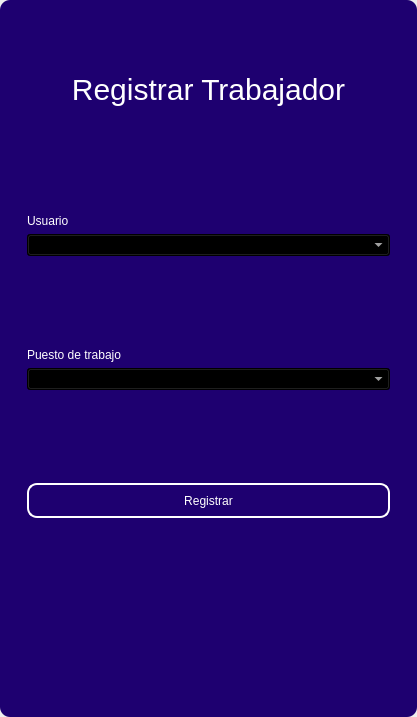
<?xml version="1.0" encoding="UTF-8"?>
<ui version="4.0">
 <class>MainWindow</class>
 <widget class="QMainWindow" name="MainWindow">
  <property name="geometry">
   <rect>
    <x>0</x>
    <y>0</y>
    <width>417</width>
    <height>717</height>
   </rect>
  </property>
  <property name="windowTitle">
   <string>MainWindow</string>
  </property>
  <property name="styleSheet">
   <string notr="true"/>
  </property>
  <widget class="QWidget" name="centralwidget">
   <property name="styleSheet">
    <string notr="true"/>
   </property>
   <layout class="QVBoxLayout" name="verticalLayout">
    <property name="spacing">
     <number>0</number>
    </property>
    <property name="leftMargin">
     <number>0</number>
    </property>
    <property name="topMargin">
     <number>0</number>
    </property>
    <property name="rightMargin">
     <number>0</number>
    </property>
    <property name="bottomMargin">
     <number>0</number>
    </property>
    <item>
     <widget class="QFrame" name="frame">
      <property name="enabled">
       <bool>true</bool>
      </property>
      <property name="styleSheet">
       <string notr="true">QFrame {
	border-radius:10px;
	background-color:#1E0070;
 }
</string>
      </property>
      <property name="frameShape">
       <enum>QFrame::StyledPanel</enum>
      </property>
      <property name="frameShadow">
       <enum>QFrame::Raised</enum>
      </property>
      <layout class="QVBoxLayout" name="verticalLayout_2">
       <item>
        <widget class="QFrame" name="frame_superior">
         <property name="minimumSize">
          <size>
           <width>0</width>
           <height>40</height>
          </size>
         </property>
         <property name="maximumSize">
          <size>
           <width>16777215</width>
           <height>40</height>
          </size>
         </property>
         <property name="styleSheet">
          <string notr="true">QPushButton{
border-radius:18px;
}

QPushButton:hover{
	background-color: rgb(0, 0, 0);
}
</string>
         </property>
         <property name="frameShape">
          <enum>QFrame::StyledPanel</enum>
         </property>
         <property name="frameShadow">
          <enum>QFrame::Raised</enum>
         </property>
         <layout class="QHBoxLayout" name="horizontalLayout_3">
          <property name="spacing">
           <number>4</number>
          </property>
          <property name="leftMargin">
           <number>0</number>
          </property>
          <property name="topMargin">
           <number>0</number>
          </property>
          <property name="rightMargin">
           <number>0</number>
          </property>
          <property name="bottomMargin">
           <number>0</number>
          </property>
          <item>
           <widget class="QPushButton" name="btn_icon">
            <property name="text">
             <string/>
            </property>
            <property name="iconSize">
             <size>
              <width>40</width>
              <height>40</height>
             </size>
            </property>
           </widget>
          </item>
          <item>
           <spacer name="horizontalSpacer_2">
            <property name="orientation">
             <enum>Qt::Horizontal</enum>
            </property>
            <property name="sizeHint" stdset="0">
             <size>
              <width>443</width>
              <height>20</height>
             </size>
            </property>
           </spacer>
          </item>
          <item>
           <widget class="QPushButton" name="bt_minimizar">
            <property name="minimumSize">
             <size>
              <width>38</width>
              <height>38</height>
             </size>
            </property>
            <property name="maximumSize">
             <size>
              <width>38</width>
              <height>38</height>
             </size>
            </property>
            <property name="cursor">
             <cursorShape>PointingHandCursor</cursorShape>
            </property>
            <property name="text">
             <string/>
            </property>
            <property name="icon">
             <iconset>
              <normaloff>image/minus.svg</normaloff>image/minus.svg</iconset>
            </property>
            <property name="iconSize">
             <size>
              <width>38</width>
              <height>38</height>
             </size>
            </property>
           </widget>
          </item>
          <item>
           <widget class="QPushButton" name="bt_maximizar">
            <property name="minimumSize">
             <size>
              <width>38</width>
              <height>38</height>
             </size>
            </property>
            <property name="maximumSize">
             <size>
              <width>38</width>
              <height>38</height>
             </size>
            </property>
            <property name="cursor">
             <cursorShape>PointingHandCursor</cursorShape>
            </property>
            <property name="text">
             <string/>
            </property>
            <property name="icon">
             <iconset>
              <normaloff>image/chevron-up.svg</normaloff>image/chevron-up.svg</iconset>
            </property>
            <property name="iconSize">
             <size>
              <width>38</width>
              <height>38</height>
             </size>
            </property>
           </widget>
          </item>
          <item>
           <widget class="QPushButton" name="bt_restaurar">
            <property name="minimumSize">
             <size>
              <width>38</width>
              <height>38</height>
             </size>
            </property>
            <property name="maximumSize">
             <size>
              <width>38</width>
              <height>38</height>
             </size>
            </property>
            <property name="cursor">
             <cursorShape>PointingHandCursor</cursorShape>
            </property>
            <property name="text">
             <string/>
            </property>
            <property name="icon">
             <iconset>
              <normaloff>image/chevron-down.svg</normaloff>image/chevron-down.svg</iconset>
            </property>
            <property name="iconSize">
             <size>
              <width>38</width>
              <height>38</height>
             </size>
            </property>
           </widget>
          </item>
          <item>
           <widget class="QPushButton" name="bt_cerrar">
            <property name="minimumSize">
             <size>
              <width>38</width>
              <height>38</height>
             </size>
            </property>
            <property name="maximumSize">
             <size>
              <width>38</width>
              <height>38</height>
             </size>
            </property>
            <property name="cursor">
             <cursorShape>PointingHandCursor</cursorShape>
            </property>
            <property name="text">
             <string/>
            </property>
            <property name="icon">
             <iconset>
              <normaloff>image/x.svg</normaloff>image/x.svg</iconset>
            </property>
            <property name="iconSize">
             <size>
              <width>38</width>
              <height>38</height>
             </size>
            </property>
           </widget>
          </item>
         </layout>
        </widget>
       </item>
       <item>
        <widget class="QFrame" name="frame_3">
         <property name="styleSheet">
          <string notr="true">QLabel {
	color: rgb(255, 255, 254);
	font: 12pt &quot;Arial&quot;;
	background-color: rgba(0, 0, 0,0);
}

QTextEdit{
background-color: rgba(0, 0, 0,0);
border-radius:10px; 
font: 12pt &quot;Arial&quot;;
color: rgb(255, 255, 254);
border: 2px solid  rgb(255, 255, 255);

}

QTextEdit:hover{
background-color: rgba(0, 0, 0,0);
border-radius:10px; 
font: 12pt &quot;Arial&quot;;
border: 2px solid  rgb(120, 0, 171);
}

QTextEdit:focus{
background-color: rgb(0, 0, 0);
border-radius:10px; 
font: 12pt &quot;Arial&quot;;
border: 2px solid rgb(120, 0, 171);
}

QLineEdit{
background-color: rgba(0, 0, 0,0);
border-radius:10px; 
font: 12pt &quot;Arial&quot;;
color: rgb(255, 255, 254);
border: 2px solid  rgb(255, 255, 255);

}

QLineEdit:hover{
background-color: rgba(0, 0, 0,0);
border-radius:10px; 
font: 12pt &quot;Arial&quot;;
border: 2px solid  rgb(120, 0, 171);
}

QLineEdit:focus{
background-color: rgb(0, 0, 0);
border-radius:10px; 
font: 12pt &quot;Arial&quot;;
border: 2px solid rgb(120, 0, 171);
}

QCheckBox{
	font: 12pt &quot;Arial&quot;;
	color: rgb(255, 255, 255);
}

QCheckBox::indicator {
    width: 18px;
    height:18px;
}

QCheckBox::indicator:unchecked {
   background-image: url(image/square.svg);
}

QCheckBox::indicator:checked {
   background-image: url(image/check-square.svg);
}

QPushButton{
border-radius:10px; 
font: 12pt &quot;Arial&quot;;
color: rgb(255, 255, 254);
border: 2px solid #ffffff;
}

QPushButton:hover{
border-radius:10px; 
font: 12pt &quot;Arial&quot;;
color: rgb(255, 255, 255);
border: 2px solid rgb(120, 0, 171);
	background-color: rgb(120, 0, 171);
}
</string>
         </property>
         <property name="frameShape">
          <enum>QFrame::StyledPanel</enum>
         </property>
         <property name="frameShadow">
          <enum>QFrame::Raised</enum>
         </property>
         <layout class="QHBoxLayout" name="horizontalLayout_4">
          <item>
           <layout class="QVBoxLayout" name="verticalLayout_4">
            <property name="spacing">
             <number>5</number>
            </property>
            <property name="rightMargin">
             <number>0</number>
            </property>
            <property name="bottomMargin">
             <number>0</number>
            </property>
            <item>
             <widget class="QLabel" name="label_3">
              <property name="minimumSize">
               <size>
                <width>100</width>
                <height>50</height>
               </size>
              </property>
              <property name="styleSheet">
               <string notr="true">font-size: 30px;
color: rgb(255, 255, 255);</string>
              </property>
              <property name="text">
               <string>Registrar Trabajador</string>
              </property>
              <property name="alignment">
               <set>Qt::AlignCenter</set>
              </property>
             </widget>
            </item>
            <item>
             <widget class="QFrame" name="frame_4">
              <property name="maximumSize">
               <size>
                <width>400</width>
                <height>700</height>
               </size>
              </property>
              <property name="styleSheet">
               <string notr="true">QLabel {
	color: rgb(255, 255, 254);
	font: 12pt &quot;Arial&quot;;
	background-color: rgba(0, 0, 0,0);
}

QTextEdit{
background-color: rgba(0, 0, 0,0);
border-radius:10px; 
font: 12pt &quot;Arial&quot;;
color: rgb(255, 255, 254);
border: 2px solid  rgb(255, 255, 255);

}

QTextEdit:hover{
background-color: rgba(0, 0, 0,0);
border-radius:10px; 
font: 12pt &quot;Arial&quot;;
border: 2px solid  rgb(120, 0, 171);
}

QTextEdit:focus{
background-color: rgb(0, 0, 0);
border-radius:10px; 
font: 12pt &quot;Arial&quot;;
border: 2px solid rgb(120, 0, 171);
}

QLineEdit{
background-color: rgba(0, 0, 0,0);
border-radius:10px; 
font: 12pt &quot;Arial&quot;;
color: rgb(255, 255, 254);
border: 2px solid  rgb(255, 255, 255);

}

QLineEdit:hover{
background-color: rgba(0, 0, 0,0);
border-radius:10px; 
font: 12pt &quot;Arial&quot;;
border: 2px solid  rgb(120, 0, 171);
}

QLineEdit:focus{
background-color: rgb(0, 0, 0);
border-radius:10px; 
font: 12pt &quot;Arial&quot;;
border: 2px solid rgb(120, 0, 171);
}

QCheckBox{
	font: 12pt &quot;Arial&quot;;
	color: rgb(255, 255, 255);
}

QCheckBox::indicator {
    width: 18px;
    height:18px;
}

QCheckBox::indicator:unchecked {
   background-image: url(image/square.svg);
}

QCheckBox::indicator:checked {
   background-image: url(image/check-square.svg);
}

QPushButton{
border-radius:10px; 
font: 12pt &quot;Arial&quot;;
color: rgb(255, 255, 254);
border: 2px solid #ffffff;
}

QPushButton:hover{
border-radius:10px; 
font: 12pt &quot;Arial&quot;;
color: rgb(255, 255, 255);
border: 2px solid rgb(120, 0, 171);
	background-color: rgb(120, 0, 171);
}
</string>
              </property>
              <property name="frameShape">
               <enum>QFrame::StyledPanel</enum>
              </property>
              <property name="frameShadow">
               <enum>QFrame::Raised</enum>
              </property>
              <layout class="QVBoxLayout" name="verticalLayout_3">
               <property name="leftMargin">
                <number>9</number>
               </property>
               <property name="topMargin">
                <number>9</number>
               </property>
               <property name="rightMargin">
                <number>9</number>
               </property>
               <property name="bottomMargin">
                <number>9</number>
               </property>
               <item>
                <spacer name="verticalSpacer_3">
                 <property name="orientation">
                  <enum>Qt::Vertical</enum>
                 </property>
                 <property name="sizeHint" stdset="0">
                  <size>
                   <width>20</width>
                   <height>40</height>
                  </size>
                 </property>
                </spacer>
               </item>
               <item>
                <widget class="QLabel" name="label_4">
                 <property name="text">
                  <string>Usuario</string>
                 </property>
                </widget>
               </item>
               <item>
                <widget class="QComboBox" name="comboboxuser">
                 <property name="styleSheet">
                  <string notr="true">background-color: rgb(0, 0, 0);
color: rgb(255, 255, 255);</string>
                 </property>
                </widget>
               </item>
               <item>
                <spacer name="verticalSpacer_4">
                 <property name="orientation">
                  <enum>Qt::Vertical</enum>
                 </property>
                 <property name="sizeHint" stdset="0">
                  <size>
                   <width>20</width>
                   <height>40</height>
                  </size>
                 </property>
                </spacer>
               </item>
               <item>
                <widget class="QLabel" name="label_8">
                 <property name="text">
                  <string>Puesto de trabajo</string>
                 </property>
                </widget>
               </item>
               <item>
                <widget class="QComboBox" name="job_combobox">
                 <property name="styleSheet">
                  <string notr="true">background-color: rgb(0, 0, 0);
color: rgb(255, 255, 255);</string>
                 </property>
                </widget>
               </item>
               <item>
                <spacer name="verticalSpacer">
                 <property name="orientation">
                  <enum>Qt::Vertical</enum>
                 </property>
                 <property name="sizeHint" stdset="0">
                  <size>
                   <width>20</width>
                   <height>40</height>
                  </size>
                 </property>
                </spacer>
               </item>
               <item>
                <widget class="QPushButton" name="btn_add">
                 <property name="minimumSize">
                  <size>
                   <width>0</width>
                   <height>35</height>
                  </size>
                 </property>
                 <property name="cursor">
                  <cursorShape>PointingHandCursor</cursorShape>
                 </property>
                 <property name="text">
                  <string>Registrar</string>
                 </property>
                </widget>
               </item>
               <item>
                <spacer name="verticalSpacer_7">
                 <property name="orientation">
                  <enum>Qt::Vertical</enum>
                 </property>
                 <property name="sizeHint" stdset="0">
                  <size>
                   <width>20</width>
                   <height>40</height>
                  </size>
                 </property>
                </spacer>
               </item>
               <item>
                <spacer name="verticalSpacer_8">
                 <property name="orientation">
                  <enum>Qt::Vertical</enum>
                 </property>
                 <property name="sizeHint" stdset="0">
                  <size>
                   <width>20</width>
                   <height>40</height>
                  </size>
                 </property>
                </spacer>
               </item>
              </layout>
             </widget>
            </item>
           </layout>
          </item>
         </layout>
        </widget>
       </item>
      </layout>
     </widget>
    </item>
   </layout>
  </widget>
 </widget>
 <resources/>
 <connections/>
</ui>
